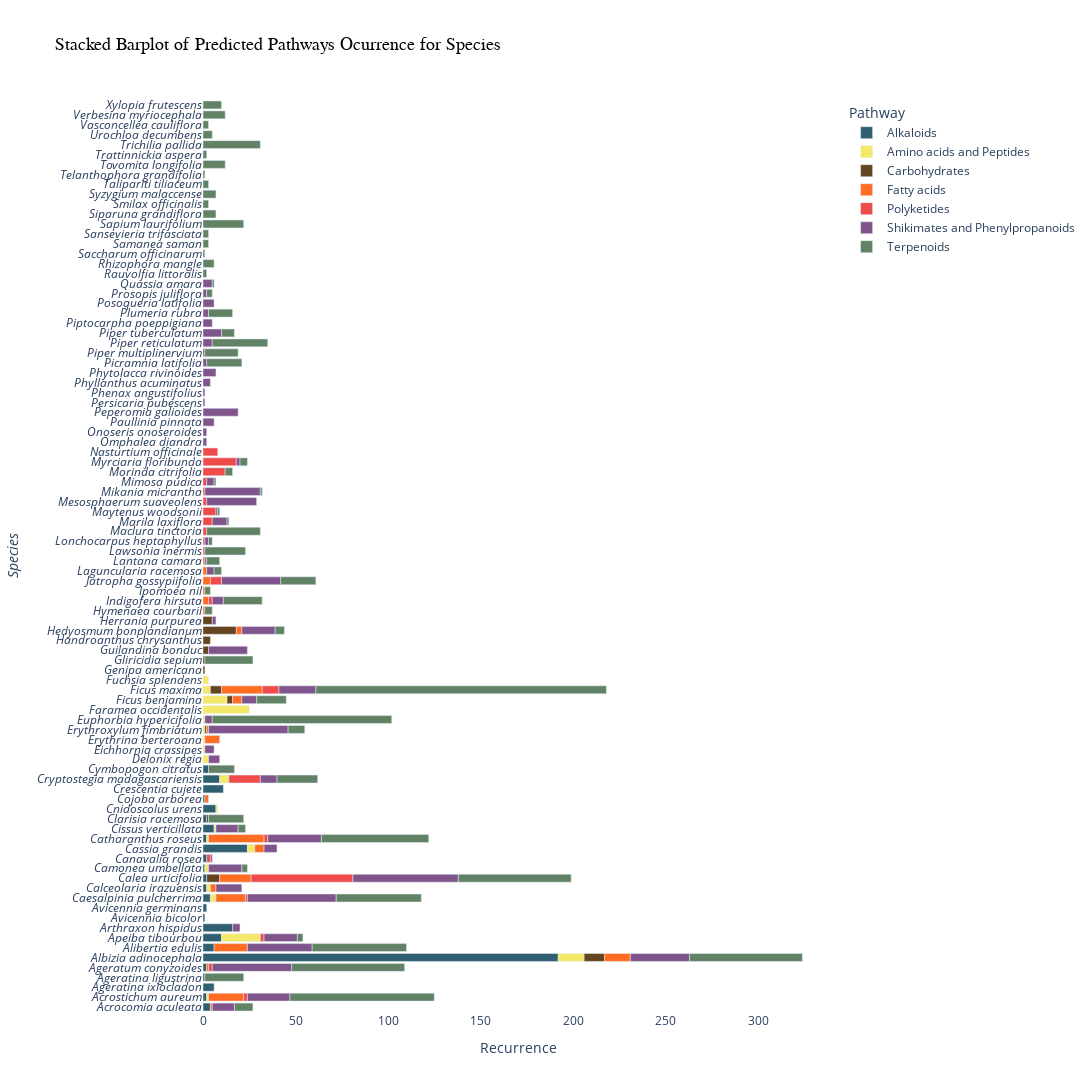

Write notebook code for a chart like this one.
### Markdown cell above
Generate une plot by species (samples) and the Pathway

### Code cell
# Define custom colors for the 7 pathway categories
pathway_colors = {
    'Terpenoids': '#618264',  # Green start and lighter green end
    'Alkaloids': '#305F72',   # Blue start and lighter blue end
    'Shikimates and Phenylpropanoids': '#80558C',  # Purple start and lighter purple end
    'Polyketides': '#EF4B4B',  # Red start and lighter purple end
    'Fatty acids': '#FF6C22',  # Orange start and lighter purple end
    'Amino acids and Peptides': '#F4E869',  # Yellow start and lighter purple end
    'Carbohydrates': '#65451F' # Brown start and lighter purple end
}

# Step 1: Initialize an empty DataFrame to store all data
all_data = pd.DataFrame(columns=['organism_taxonomy_09species', 'structure_taxonomy_npclassifier_01pathway'])

# Step 2: Read data from all .tsv files in the output_folder
species_data_folder = os.path.join(output_folder, 'species_data')
for filename in os.listdir(species_data_folder):
    if filename.endswith(".tsv"):
        file_data = pd.read_csv(os.path.join(species_data_folder, filename), sep='\t')
        all_data = pd.concat([all_data, file_data])

# Step 3: Rename the "queried_taxaLabel" column to "species"
all_data.rename(columns={'organism_taxonomy_09species': 'species'}, inplace=True)
all_data.rename(columns={'structure_taxonomy_npclassifier_01pathway': 'Pathway'}, inplace=True)
# Remove 'API Error-API Error' and 'Not Classified-Not Classified'
all_data = all_data[(all_data['Pathway'] != 'API Error') & (all_data['Pathway'] != 'Not Classified')]

# Step 4: Group and aggregate data to calculate recurrence
agg_data = all_data.groupby(['species', 'Pathway']).size().reset_index(name='recurrence')


# Get unique species names
unique_species = agg_data['species'].unique()

# Step 5: Create the stacked barplot with custom colors
fig = px.bar(agg_data, y=agg_data['species'].apply(lambda x: f"<i>{x}</i>"), x='recurrence',
             title='Stacked Barplot of Predicted Pathways Ocurrence for Species',
             labels={'recurrence': 'Recurrence'},
             color='Pathway',
             color_discrete_map=pathway_colors,  # Use custom colors
             category_orders={'Pathway': sorted(agg_data['Pathway'].unique())},
             orientation='h'
            )

# Set species labels in italics
fig.update_layout(yaxis=dict(tickmode='array',
                                  tickvals=list(range(len(unique_species))),
                                  ticktext=[f'<i>{species}</i>' for species in unique_species]
                                  ))                            

# Modify the y-axis label
fig.update_yaxes(title_text='<i>Species<i>')

# Set a white background
fig.update_layout(plot_bgcolor='white')

# Modify the size of the figure
fig.update_layout(width=1500, height=1500)

# Define font style
font_style = dict(family="Times New Roman", size=18, color="black")

# Set the font style for title
fig.update_layout(title_font=font_style)

# Save the figure as an HTML file
fig.write_html(f'{output_folder}Wikidata_pathway_barplot.html')

# Show or save the figure
fig.show()

### Figure 1 — Plotly figure (JSON) as saved in the notebook; plotly's stock layout.template omitted (floating-point values rounded to 4 significant figures)
{"data": [{"alignmentgroup": "True", "hovertemplate": "Pathway=Alkaloids<br>Recurrence=%{x}<br>y=%{y}<extra></extra>", "legendgroup": "Alkaloids", "marker": {"color": "#305F72", "pattern": {"shape": ""}}, "name": "Alkaloids", "offsetgroup": "Alkaloids", "orientation": "h", "showlegend": true, "textposition": "auto", "type": "bar", "x": [4, 2, 6, 1, 2, 192, 6, 10, 16, 1, 2, 4, 2, 2, 1, 2, 24, 2, 6, 2, 7, 1, 11, 9, 3], "xaxis": "x", "y": ["<i>Ageratina ligustrina</i>", "<i>Ageratum conyzoides</i>", "<i>Albizia adinocephala</i>", "<i>Alibertia edulis</i>", "<i>Caesalpinia pulcherrima</i>", "<i>Catharanthus roseus</i>", "<i>Cymbopogon citratus</i>", "<i>Eichhornia crassipes</i>", "<i>Erythrina berteroana</i>", "<i>Erythroxylum fimbriatum</i>", "<i>Herrania purpurea</i>", "<i>Ipomoea nil</i>", "<i>Mimosa pudica</i>", "<i>Morinda citrifolia</i>", "<i>Nasturtium officinale</i>", "<i>Piper reticulatum</i>", "<i>Piper tuberculatum</i>", "<i>Plumeria rubra</i>", "<i>Prosopis juliflora</i>", "<i>Quassia amara</i>", "<i>Rauvolfia littoralis</i>", "<i>Samanea saman</i>", "<i>Siparuna grandiflora</i>", "<i>Talipariti tiliaceum</i>", "<i>Telanthophora grandifolia</i>"], "yaxis": "y"}, {"alignmentgroup": "True", "hovertemplate": "Pathway=Amino acids and Peptides<br>Recurrence=%{x}<br>y=%{y}<extra></extra>", "legendgroup": "Amino acids and Peptides", "marker": {"color": "#F4E869", "pattern": {"shape": ""}}, "name": "Amino acids and Peptides", "offsetgroup": "Amino acids and Peptides", "orientation": "h", "showlegend": true, "textposition": "auto", "type": "bar", "x": [1, 3, 1, 14, 1, 21, 1, 1, 25, 3, 13, 4, 2, 2, 4, 1, 1, 1, 5, 3], "xaxis": "x", "y": ["<i>Ageratum conyzoides</i>", "<i>Camonea umbellata</i>", "<i>Canavalia rosea</i>", "<i>Catharanthus roseus</i>", "<i>Delonix regia</i>", "<i>Eichhornia crassipes</i>", "<i>Gliricidia sepium</i>", "<i>Guilandina bonduc</i>", "<i>Indigofera hirsuta</i>", "<i>Ipomoea nil</i>", "<i>Jatropha gossypiifolia</i>", "<i>Lantana camara</i>", "<i>Mimosa pudica</i>", "<i>Nasturtium officinale</i>", "<i>Piper tuberculatum</i>", "<i>Plumeria rubra</i>", "<i>Prosopis juliflora</i>", "<i>Rauvolfia littoralis</i>", "<i>Talipariti tiliaceum</i>", "<i>Vasconcellea cauliflora</i>"], "yaxis": "y"}, {"alignmentgroup": "True", "hovertemplate": "Pathway=Carbohydrates<br>Recurrence=%{x}<br>y=%{y}<extra></extra>", "legendgroup": "Carbohydrates", "marker": {"color": "#65451F", "pattern": {"shape": ""}}, "name": "Carbohydrates", "offsetgroup": "Carbohydrates", "orientation": "h", "showlegend": true, "textposition": "auto", "type": "bar", "x": [1, 11, 1, 1, 3, 6, 3, 7, 4, 1, 18, 5], "xaxis": "x", "y": ["<i>Acrocomia aculeata</i>", "<i>Catharanthus roseus</i>", "<i>Genipa americana</i>", "<i>Gliricidia sepium</i>", "<i>Jatropha gossypiifolia</i>", "<i>Lantana camara</i>", "<i>Lonchocarpus heptaphyllus</i>", "<i>Morinda citrifolia</i>", "<i>Omphalea diandra</i>", "<i>Quassia amara</i>", "<i>Saccharum officinarum</i>", "<i>Sapium laurifolium</i>"], "yaxis": "y"}, {"alignmentgroup": "True", "hovertemplate": "Pathway=Fatty acids<br>Recurrence=%{x}<br>y=%{y}<extra></extra>", "legendgroup": "Fatty acids", "marker": {"color": "#FF6C22", "pattern": {"shape": ""}}, "name": "Fatty acids", "offsetgroup": "Fatty acids", "orientation": "h", "showlegend": true, "textposition": "auto", "type": "bar", "x": [1, 1, 19, 1, 14, 3, 18, 8, 1, 1, 16, 5, 22, 4, 3, 17, 2, 5, 30, 1, 3, 2], "xaxis": "x", "y": ["<i>Acrostichum aureum</i>", "<i>Ageratina ligustrina</i>", "<i>Ageratum conyzoides</i>", "<i>Caesalpinia pulcherrima</i>", "<i>Catharanthus roseus</i>", "<i>Crescentia cujete</i>", "<i>Cymbopogon citratus</i>", "<i>Delonix regia</i>", "<i>Ficus benjamina</i>", "<i>Gliricidia sepium</i>", "<i>Ipomoea nil</i>", "<i>Jatropha gossypiifolia</i>", "<i>Lantana camara</i>", "<i>Lawsonia inermis</i>", "<i>Mimosa pudica</i>", "<i>Morinda citrifolia</i>", "<i>Paullinia pinnata</i>", "<i>Piper tuberculatum</i>", "<i>Plumeria rubra</i>", "<i>Rhizophora mangle</i>", "<i>Saccharum officinarum</i>", "<i>Samanea saman</i>"], "yaxis": "y"}, {"alignmentgroup": "True", "hovertemplate": "Pathway=Polyketides<br>Recurrence=%{x}<br>y=%{y}<extra></extra>", "legendgroup": "Polyketides", "marker": {"color": "#EF4B4B", "pattern": {"shape": ""}}, "name": "Polyketides", "offsetgroup": "Polyketides", "orientation": "h", "showlegend": true, "textposition": "auto", "type": "bar", "x": [1, 2, 1, 2, 2, 5, 2, 2, 7, 1, 2, 9, 6, 1, 2, 55, 12, 18, 2, 2, 17, 8], "xaxis": "x", "y": ["<i>Ageratina ixiocladon</i>", "<i>Ageratum conyzoides</i>", "<i>Avicennia germinans</i>", "<i>Caesalpinia pulcherrima</i>", "<i>Calea urticifolia</i>", "<i>Cassia grandis</i>", "<i>Crescentia cujete</i>", "<i>Eichhornia crassipes</i>", "<i>Faramea occidentalis</i>", "<i>Ipomoea nil</i>", "<i>Laguncularia racemosa</i>", "<i>Lantana camara</i>", "<i>Lawsonia inermis</i>", "<i>Maclura tinctoria</i>", "<i>Marila laxiflora</i>", "<i>Morinda citrifolia</i>", "<i>Peperomia galioides</i>", "<i>Picramnia latifolia</i>", "<i>Piper reticulatum</i>", "<i>Plumeria rubra</i>", "<i>Talipariti tiliaceum</i>", "<i>Tovomita longifolia</i>"], "yaxis": "y"}, {"alignmentgroup": "True", "hovertemplate": "Pathway=Shikimates and Phenylpropanoids<br>Recurrence=%{x}<br>y=%{y}<extra></extra>", "legendgroup": "Shikimates and Phenylpropanoids", "marker": {"color": "#80558C", "pattern": {"shape": ""}}, "name": "Shikimates and Phenylpropanoids", "offsetgroup": "Shikimates and Phenylpropanoids", "orientation": "h", "showlegend": true, "textposition": "auto", "type": "bar", "x": [12, 23, 2, 2, 2, 43, 6, 6, 5, 8, 32, 19, 1, 6, 35, 18, 4, 1, 1, 4, 7, 43, 4, 2, 1, 48, 8, 27, 20, 32, 21, 30, 4, 5, 14, 57, 18, 4, 10, 5, 3, 2, 1, 7, 29, 12, 1, 18, 2, 6, 9, 2, 5], "xaxis": "x", "y": ["<i>Ageratina ligustrina</i>", "<i>Ageratum conyzoides</i>", "<i>Apeiba tibourbou</i>", "<i>Arthraxon hispidus</i>", "<i>Avicennia germinans</i>", "<i>Caesalpinia pulcherrima</i>", "<i>Calceolaria irazuensis</i>", "<i>Camonea umbellata</i>", "<i>Canavalia rosea</i>", "<i>Cassia grandis</i>", "<i>Catharanthus roseus</i>", "<i>Cissus verticillata</i>", "<i>Clarisia racemosa</i>", "<i>Crescentia cujete</i>", "<i>Cymbopogon citratus</i>", "<i>Eichhornia crassipes</i>", "<i>Erythrina berteroana</i>", "<i>Euphorbia hypericifolia</i>", "<i>Faramea occidentalis</i>", "<i>Ficus maxima</i>", "<i>Fuchsia splendens</i>", "<i>Gliricidia sepium</i>", "<i>Guilandina bonduc</i>", "<i>Hedyosmum bonplandianum</i>", "<i>Hymenaea courbaril</i>", "<i>Ipomoea nil</i>", "<i>Jatropha gossypiifolia</i>", "<i>Laguncularia racemosa</i>", "<i>Lantana camara</i>", "<i>Lawsonia inermis</i>", "<i>Lonchocarpus heptaphyllus</i>", "<i>Maclura tinctoria</i>", "<i>Marila laxiflora</i>", "<i>Mikania micrantha</i>", "<i>Mimosa pudica</i>", "<i>Morinda citrifolia</i>", "<i>Nasturtium officinale</i>", "<i>Paullinia pinnata</i>", "<i>Persicaria pubescens</i>", "<i>Phenax angustifolius</i>", "<i>Phyllanthus acuminatus</i>", "<i>Picramnia latifolia</i>", "<i>Piper reticulatum</i>", "<i>Piper tuberculatum</i>", "<i>Plumeria rubra</i>", "<i>Prosopis juliflora</i>", "<i>Rhizophora mangle</i>", "<i>Saccharum officinarum</i>", "<i>Sapium laurifolium</i>", "<i>Syzygium malaccense</i>", "<i>Talipariti tiliaceum</i>", "<i>Urochloa decumbens</i>", "<i>Verbesina myriocephala</i>"], "yaxis": "y"}, {"alignmentgroup": "True", "hovertemplate": "Pathway=Terpenoids<br>Recurrence=%{x}<br>y=%{y}<extra></extra>", "legendgroup": "Terpenoids", "marker": {"color": "#618264", "pattern": {"shape": ""}}, "name": "Terpenoids", "offsetgroup": "Terpenoids", "orientation": "h", "showlegend": true, "textposition": "auto", "type": "bar", "x": [4, 22, 10, 78, 21, 2, 2, 61, 29, 1, 61, 6, 1, 21, 3, 51, 3, 1, 3, 26, 9, 97, 3, 19, 18, 46, 16, 157, 19, 1, 1, 22, 7, 30, 61, 3, 3, 7, 4, 4, 7, 13, 3, 4, 1, 12, 58, 2, 4, 19, 7, 5, 31, 5, 22, 14, 3, 12, 3, 1, 10], "xaxis": "x", "y": ["<i>Acrostichum aureum</i>", "<i>Ageratina ixiocladon</i>", "<i>Ageratina ligustrina</i>", "<i>Ageratum conyzoides</i>", "<i>Alibertia edulis</i>", "<i>Avicennia bicolor</i>", "<i>Avicennia germinans</i>", "<i>Caesalpinia pulcherrima</i>", "<i>Calea urticifolia</i>", "<i>Cassia grandis</i>", "<i>Catharanthus roseus</i>", "<i>Cnidoscolus urens</i>", "<i>Cojoba arborea</i>", "<i>Crescentia cujete</i>", "<i>Cryptostegia madagascariensis</i>", "<i>Cymbopogon citratus</i>", "<i>Eichhornia crassipes</i>", "<i>Faramea occidentalis</i>", "<i>Ficus benjamina</i>", "<i>Genipa americana</i>", "<i>Gliricidia sepium</i>", "<i>Guilandina bonduc</i>", "<i>Handroanthus chrysanthus</i>", "<i>Hedyosmum bonplandianum</i>", "<i>Hymenaea courbaril</i>", "<i>Ipomoea nil</i>", "<i>Jatropha gossypiifolia</i>", "<i>Lantana camara</i>", "<i>Lawsonia inermis</i>", "<i>Maclura tinctoria</i>", "<i>Marila laxiflora</i>", "<i>Maytenus woodsonii</i>", "<i>Mesosphaerum suaveolens</i>", "<i>Mikania micrantha</i>", "<i>Morinda citrifolia</i>", "<i>Myrciaria floribunda</i>", "<i>Nasturtium officinale</i>", "<i>Onoseris onoseroides</i>", "<i>Paullinia pinnata</i>", "<i>Peperomia galioides</i>", "<i>Persicaria pubescens</i>", "<i>Phyllanthus acuminatus</i>", "<i>Phytolacca rivinoides</i>", "<i>Picramnia latifolia</i>", "<i>Piper multiplinervium</i>", "<i>Piptocarpha poeppigiana</i>", "<i>Plumeria rubra</i>", "<i>Posoqueria latifolia</i>", "<i>Prosopis juliflora</i>", "<i>Quassia amara</i>", "<i>Rhizophora mangle</i>", "<i>Saccharum officinarum</i>", "<i>Sansevieria trifasciata</i>", "<i>Smilax officinalis</i>", "<i>Talipariti tiliaceum</i>", "<i>Telanthophora grandifolia</i>", "<i>Trattinnickia aspera</i>", "<i>Trichilia pallida</i>", "<i>Urochloa decumbens</i>", "<i>Verbesina myriocephala</i>", "<i>Xylopia frutescens</i>"], "yaxis": "y"}], "layout": {"barmode": "relative", "height": 1500, "legend": {"title": {"text": "Pathway"}, "tracegroupgap": 0}, "plot_bgcolor": "white", "title": {"font": {"color": "black", "family": "Times New Roman", "size": 18}, "text": "Stacked Barplot of Predicted Pathways Ocurrence for Species"}, "width": 1500, "xaxis": {"anchor": "y", "domain": [0, 1], "title": {"text": "Recurrence"}}, "yaxis": {"anchor": "x", "domain": [0, 1], "tickmode": "array", "ticktext": ["<i>Acrocomia aculeata</i>", "<i>Acrostichum aureum</i>", "<i>Ageratina ixiocladon</i>", "<i>Ageratina ligustrina</i>", "<i>Ageratum conyzoides</i>", "<i>Albizia adinocephala</i>", "<i>Alibertia edulis</i>", "<i>Apeiba tibourbou</i>", "<i>Arthraxon hispidus</i>", "<i>Avicennia bicolor</i>", "<i>Avicennia germinans</i>", "<i>Caesalpinia pulcherrima</i>", "<i>Calceolaria irazuensis</i>", "<i>Calea urticifolia</i>", "<i>Camonea umbellata</i>", "<i>Canavalia rosea</i>", "<i>Cassia grandis</i>", "<i>Catharanthus roseus</i>", "<i>Cissus verticillata</i>", "<i>Clarisia racemosa</i>", "<i>Cnidoscolus urens</i>", "<i>Cojoba arborea</i>", "<i>Crescentia cujete</i>", "<i>Cryptostegia madagascariensis</i>", "<i>Cymbopogon citratus</i>", "<i>Delonix regia</i>", "<i>Eichhornia crassipes</i>", "<i>Erythrina berteroana</i>", "<i>Erythroxylum fimbriatum</i>", "<i>Euphorbia hypericifolia</i>", "<i>Faramea occidentalis</i>", "<i>Ficus benjamina</i>", "<i>Ficus maxima</i>", "<i>Fuchsia splendens</i>", "<i>Genipa americana</i>", "<i>Gliricidia sepium</i>", "<i>Guilandina bonduc</i>", "<i>Handroanthus chrysanthus</i>", "<i>Hedyosmum bonplandianum</i>", "<i>Herrania purpurea</i>", "<i>Hymenaea courbaril</i>", "<i>Indigofera hirsuta</i>", "<i>Ipomoea nil</i>", "<i>Jatropha gossypiifolia</i>", "<i>Laguncularia racemosa</i>", "<i>Lantana camara</i>", "<i>Lawsonia inermis</i>", "<i>Lonchocarpus heptaphyllus</i>", "<i>Maclura tinctoria</i>", "<i>Marila laxiflora</i>", "<i>Maytenus woodsonii</i>", "<i>Mesosphaerum suaveolens</i>", "<i>Mikania micrantha</i>", "<i>Mimosa pudica</i>", "<i>Morinda citrifolia</i>", "<i>Myrciaria floribunda</i>", "<i>Nasturtium officinale</i>", "<i>Omphalea diandra</i>", "<i>Onoseris onoseroides</i>", "<i>Paullinia pinnata</i>", "<i>Peperomia galioides</i>", "<i>Persicaria pubescens</i>", "<i>Phenax angustifolius</i>", "<i>Phyllanthus acuminatus</i>", "<i>Phytolacca rivinoides</i>", "<i>Picramnia latifolia</i>", "<i>Piper multiplinervium</i>", "<i>Piper reticulatum</i>", "<i>Piper tuberculatum</i>", "<i>Piptocarpha poeppigiana</i>", "<i>Plumeria rubra</i>", "<i>Posoqueria latifolia</i>", "<i>Prosopis juliflora</i>", "<i>Quassia amara</i>", "<i>Rauvolfia littoralis</i>", "<i>Rhizophora mangle</i>", "<i>Saccharum officinarum</i>", "<i>Samanea saman</i>", "<i>Sansevieria trifasciata</i>", "<i>Sapium laurifolium</i>", "<i>Siparuna grandiflora</i>", "<i>Smilax officinalis</i>", "<i>Syzygium malaccense</i>", "<i>Talipariti tiliaceum</i>", "<i>Telanthophora grandifolia</i>", "<i>Tovomita longifolia</i>", "<i>Trattinnickia aspera</i>", "<i>Trichilia pallida</i>", "<i>Urochloa decumbens</i>", "<i>Vasconcellea cauliflora</i>", "<i>Verbesina myriocephala</i>", "<i>Xylopia frutescens</i>"], "tickvals": [0, 1, 2, 3, 4, 5, 6, 7, 8, 9, 10, 11, 12, 13, 14, 15, 16, 17, 18, 19, 20, 21, 22, 23, 24, 25, 26, 27, 28, 29, 30, 31, 32, 33, 34, 35, 36, 37, 38, 39, 40, 41, 42, 43, 44, 45, 46, 47, 48, 49, 50, 51, 52, 53, 54, 55, 56, 57, 58, 59, 60, 61, 62, 63, 64, 65, 66, 67, 68, 69, 70, 71, 72, 73, 74, 75, 76, 77, 78, 79, 80, 81, 82, 83, 84, 85, 86, 87, 88, 89, 90, 91], "title": {"text": "<i>Species<i>"}}}}
